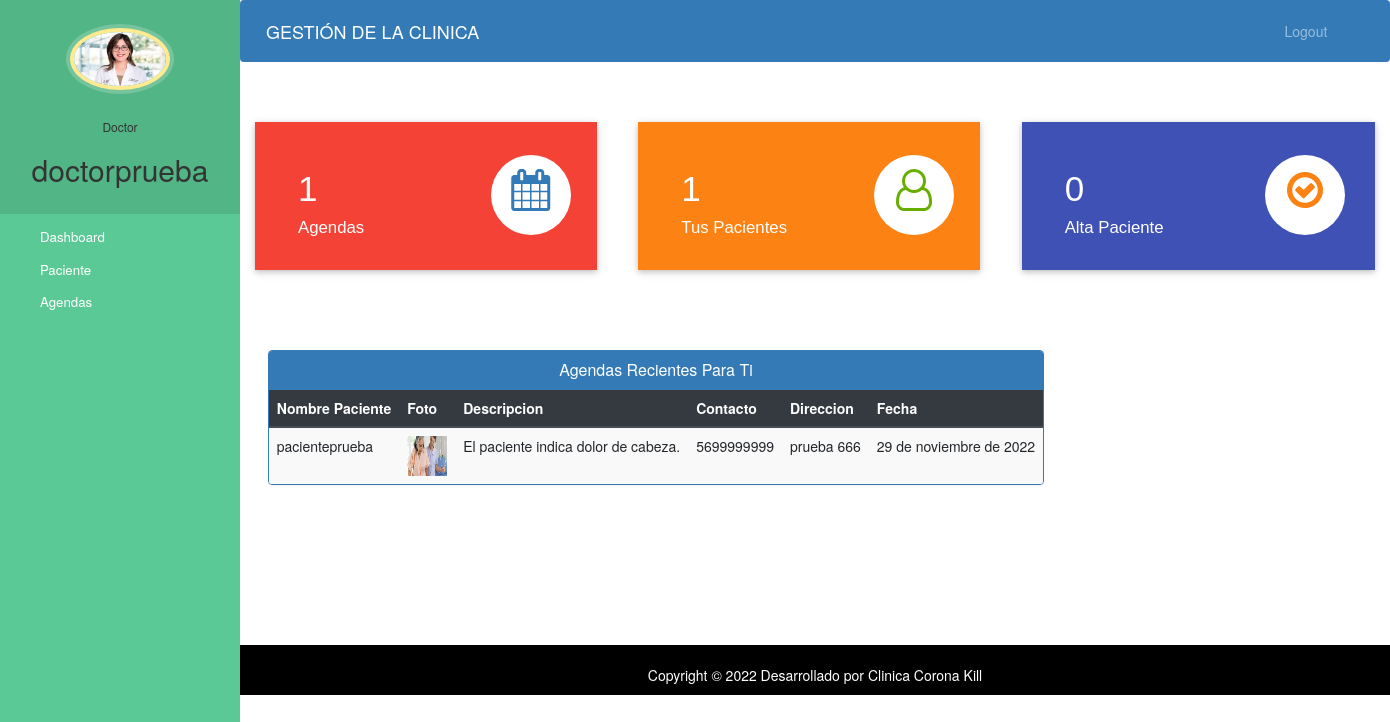
The app's page /doctor-dashboard (signed in) with its own data.
### clinica/models.py (models this page shows, shortened)
class Doctor(models.Model):
    user=models.OneToOneField(User,on_delete=models.CASCADE)
    foto_perfil= models.ImageField(upload_to='foto_perfil/DoctorProfilePic/',null=True,blank=True)
    direccion = models.CharField(max_length=40)
    telefono = models.CharField(max_length=20,null=True)
    especialidad= models.CharField(max_length=50,choices=especialidad,default='Cardiologia')
    status=models.BooleanField(default=False)

class Agenda(models.Model):
    pacienteId=models.PositiveIntegerField(null=True)
    doctorId=models.PositiveIntegerField(null=True)
    nombrePaciente=models.CharField(max_length=40,null=True)
    nombreDoctor=models.CharField(max_length=40,null=True)
    fechaAgenda=models.DateField(auto_now=True)
    descripcion=models.TextField(max_length=500)
    status=models.BooleanField(default=False)

class Paciente(models.Model):
    user=models.OneToOneField(User,on_delete=models.CASCADE)
    foto_perfil= models.ImageField(upload_to='foto_perfil/PatientProfilePic/',null=True,blank=True)
    direccion = models.CharField(max_length=40)
    telefono = models.CharField(max_length=20,null=False)
    sintomas = models.CharField(max_length=100,null=False)
    doctorAsignadoId = models.PositiveIntegerField(null=True)
    fechaAdmision=models.DateField(auto_now=True)
    status=models.BooleanField(default=False)

### clinica/views.py (the view)
# urls.py: path('doctor-dashboard', views.doctor_dashboard_vista,name='doctor-dashboard'),
@login_required(login_url='doctorlogin')
@user_passes_test(is_doctor)
def doctor_dashboard_vista(request):
    pacientecount=models.Paciente.objects.all().filter(status=True,doctorAsignadoId=request.user.id).count()
    agendacount=models.Agenda.objects.all().filter(status=True,doctorId=request.user.id).count()
    pacienteAlta=models.DetallesAltaPaciente.objects.all().distinct().filter(nombreDoctorAsignado=request.user.first_name).count()
    agendas=models.Agenda.objects.all().filter(status=True,doctorId=request.user.id).order_by('-id')
    pacienteid=[]
    for a in agendas:
        pacienteid.append(a.pacienteId)
    pacientes=models.Paciente.objects.all().filter(status=True,user_id__in=pacienteid).order_by('-id')
    agendas=zip(agendas,pacientes)
    mydict={
    'pacientecount':pacientecount,
    'agendacount':agendacount,
    'pacientealta':pacienteAlta,
    'agendas':agendas,
    'doctor':models.Doctor.objects.get(user_id=request.user.id), #para la foto de perfil del doctor en la barra lateral
    }
    return render(request,'clinica/doctor_dashboard.html',context=mydict)

### clinica/views.py (called while the page is built)
def is_doctor(user):
    return user.groups.filter(name='DOCTOR').exists()

### templates/clinica/doctor_dashboard.html
{% extends 'clinica/doctor_base.html' %}
{% load static %}
{% block content %}
{%include 'clinica/doctor_dashboard_vista.html'%}
<br><br><br><br>
<div class="container">
  <div class="row">
    <div class="panel panel-primary" style="margin-left:2%;">
      <div class="panel-heading" style="text-align:center;">
        <h6 class="panel-title">Agendas Recientes Para Ti</h6>
      </div>
      <table class="table table-hover table-striped" id="dev-table">
        <thead class="thead-dark">
          <tr>
            <th>Nombre Paciente</th>
            <th>Foto</th>
            <th>Descripcion</th>
            <th>Contacto</th>
            <th>Direccion</th>
            <th>Fecha</th>
          </tr>
        </thead>
        {% for a,p in agendas %}
        <tr>
          <td>{{a.nombrePaciente}}</td>
          <td> <img src="{% static p.foto_perfil.url %}" alt="Foto de Perfil" height="40px" width="40px" /></td>
          <td>{{a.descripcion}}</td>
          <td>{{p.telefono}}</td>
          <td>{{p.direccion}}</td>
          <td>{{a.fechaAgenda}}</td>
        </tr>
        {% endfor %}
      </table>
    </div>
  </div>
</div>
{% endblock content %}

### templates/clinica/doctor_base.html (shortened to what this page needs)
<!DOCTYPE html>
{% load static %}
<html lang="en">
<head>
  <link rel="stylesheet" href="https://stackpath.bootstrapcdn.com/bootstrap/4.3.1/css/bootstrap.min.css">
  <link rel="stylesheet" href="https://maxcdn.bootstrapcdn.com/font-awesome/4.7.0/css/font-awesome.min.css">
</head>
<body>
  <nav class="menu" tabindex="0">
    <header class="avatar">
      <img src="{% static doctor.foto_perfil.url %}" alt="Foto de Perfil" />
      <br><br>
      <h6>Doctor</h6>
      <h2>{{request.user.first_name}}</h2>
    </header>
    <ul>
      <li tabindex="0" class="icon-dashboard"> <a style="color:white; text-decoration:none;" href="/doctor-dashboard"><span>Dashboard</span></a> </li>
      <li tabindex="0" class="icon-users"> <a style="color:white; text-decoration:none;" href="/doctor-paciente"><span>Paciente</span></a></li>
      <li tabindex="0" class="icon-calendar"> <a style="color:white; text-decoration:none;" href="/doctor-agenda"><span>Agendas</span></a></li>
    </ul>
  </nav>
  <main>
    <div class="bs-example">
      <nav class="navbar navbar-expand-md  navbar-dark fixed-top" style="background:#337AB7;">
        <a href="/doctor-dashboard" class="navbar-brand">GESTIÓN DE LA CLINICA</a>
        <div class="collapse navbar-collapse justify-content-between" id="navbarCollapse">
          <div class="navbar-nav" style=" margin-left: 90%;">
            <a href="/logout" class="nav-item nav-link">Logout</a>
          </div>
        </div>
      </nav>
    </div>
    <br><br>
    {% block content %}
    {% endblock content %}
    <br><br><br><br><br><br><br>
    <footer>
      <br>
      <div class="container">
        <div class="row">
          <div class="col-md-12 col-sm-12">
            <div style="color:#ffffff;" class="wow fadeInUp footer-copyright">
              <p>
                Copyright &copy; 2022 Desarrollado por Clinica Corona Kill </p>
            </div>
          </div>
        </div>
      </div>
    </footer>
  </main>
</body>
</html>

### templates/clinica/doctor_base.html (style rules this page uses)
a:link { text-decoration: none; }
a { color: white; }
footer { padding: 0px 0px 0px 0px; background-color: black; margin: 0px; }
p { text-align: center; }
body { padding-left: 240px; }
main { position: relative; height: 100vh; }
.menu { background: #5bc995; height: 100vh; width: 240px; position: fixed; top: 0px; left: 0; z-index: 5; outline: none; }
.menu .avatar { background: rgba(0, 0, 0, 0.1); padding: 2em 0.5em; text-align: center; }
.menu .avatar img { width: 100px; border-radius: 50%; overflow: hidden; border: 4px solid #ffea92; box-shadow: 0 0 0 4px rgba(255, 255, 255, 0.2); }
.menu .avatar h2 { font-weight: normal; margin-bottom: 0; }
.menu ul { list-style: none; padding: 0.5em 0; margin: 0; }
.menu ul li { padding: 0.5em 1em 0.5em 3em; font-size: 0.95em; font-weight: regular; background-repeat: no-repeat; background-position: left 15px center; background-size: auto 20px; transition: all 0.15s linear; cursor: pointer; }
.menu ul li.icon-dashboard { background-image: url("http://www.entypo.com/images//gauge.svg"); }
.menu ul li.icon-users { background-image: url("http://www.entypo.com/images//users.svg"); }
.menu ul li.icon-calendar { background-image: url("http://www.entypo.com/images//calendar.svg"); }

### records on screen
Doctor: foto_perfil (picture)
Agenda: nombrePaciente "pacienteprueba", foto_perfil (picture), descripcion "El paciente indica dolor de cabeza.", telefono "5699999999", direccion "prueba 666", fechaAgenda "29 de noviembre de 2022"

### other values on screen
{{ request.user.first_name }} "doctorprueba"
{{ agendacount }} "1"
{{ pacientecount }} "1"
{{ pacientealta }} "0"
